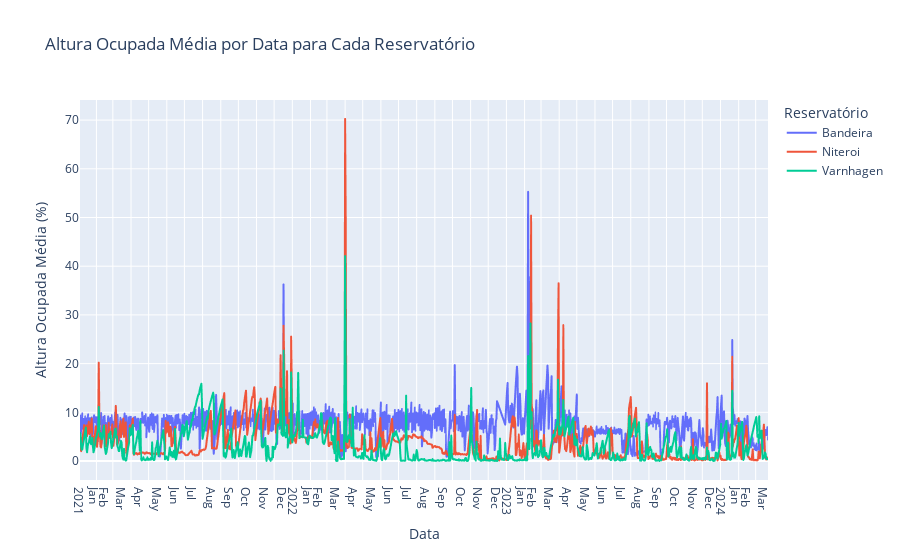

Notebook code for this chart:
### Code cell
import plotly.express as px

df_agrupado["data_particao"] = pd.to_datetime(df_agrupado["data_particao"])

fig = px.line(df_agrupado, x="data_particao", y="altura_ocupada_media", color="nome_reservatorio", 
              labels={"data_particao": "Data", "altura_ocupada_media": "Altura Ocupada Média (%)", "nome_reservatorio": "Reservatório"},
              title="Altura Ocupada Média por Data para Cada Reservatório")

fig.update_xaxes(
    dtick="M1",
    tickformat="%b\n%Y",
    ticklabelmode="period")

fig.show()

### Figure 1 — Plotly figure (JSON) as saved in the notebook; plotly's stock layout.template omitted (floating-point values rounded to 4 significant figures; data arrays with more than 128 entries replaced by an {"elided": "..."} marker saying what was removed)
{"data": [{"hovertemplate": "Reservatório=Bandeira<br>Data=%{x}<br>Altura Ocupada Média (%)=%{y}<extra></extra>", "legendgroup": "Bandeira", "line": {"color": "#636efa", "dash": "solid"}, "marker": {"symbol": "circle"}, "mode": "lines", "name": "Bandeira", "showlegend": true, "type": "scattergl", "x": {"elided": "1160 str values"}, "xaxis": "x", "y": {"elided": "1160 float values"}, "yaxis": "y"}, {"hovertemplate": "Reservatório=Niteroi<br>Data=%{x}<br>Altura Ocupada Média (%)=%{y}<extra></extra>", "legendgroup": "Niteroi", "line": {"color": "#EF553B", "dash": "solid"}, "marker": {"symbol": "circle"}, "mode": "lines", "name": "Niteroi", "showlegend": true, "type": "scattergl", "x": {"elided": "1174 str values"}, "xaxis": "x", "y": {"elided": "1174 float values"}, "yaxis": "y"}, {"hovertemplate": "Reservatório=Varnhagen<br>Data=%{x}<br>Altura Ocupada Média (%)=%{y}<extra></extra>", "legendgroup": "Varnhagen", "line": {"color": "#00cc96", "dash": "solid"}, "marker": {"symbol": "circle"}, "mode": "lines", "name": "Varnhagen", "showlegend": true, "type": "scattergl", "x": {"elided": "1174 str values"}, "xaxis": "x", "y": {"elided": "1174 float values"}, "yaxis": "y"}], "layout": {"legend": {"title": {"text": "Reservatório"}, "tracegroupgap": 0}, "title": {"text": "Altura Ocupada Média por Data para Cada Reservatório"}, "xaxis": {"anchor": "y", "domain": [0, 1], "dtick": "M1", "tickformat": "%b\n%Y", "ticklabelmode": "period", "title": {"text": "Data"}}, "yaxis": {"anchor": "x", "domain": [0, 1], "title": {"text": "Altura Ocupada Média (%)"}}}}
